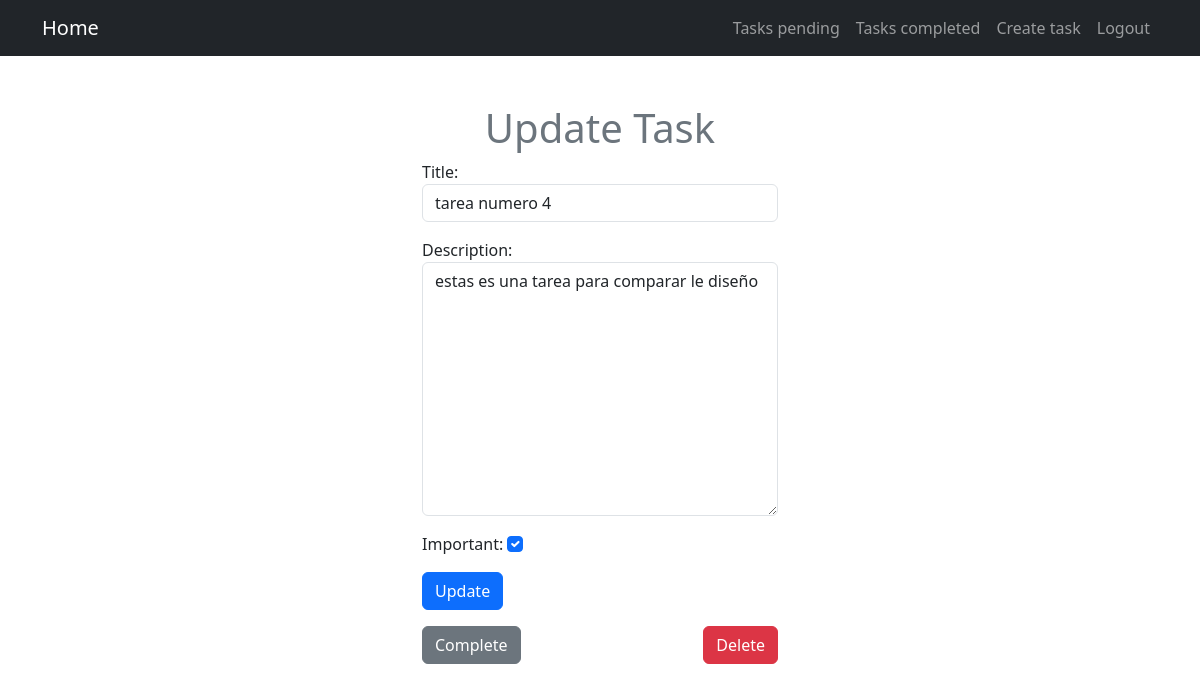
Screenshot of /tasks/7/ (signed in) with the database file from the repository.
### tasks/models.py (models this page shows, shortened)
class Task(models.Model):
    title = models.CharField(max_length=100)
    description = models.TextField(blank=True)
    created = models.DateTimeField(auto_now_add=True)
    datecompleated = models.DateTimeField(null=True, blank=True)
    important = models.BooleanField(default=False)
    user = models.ForeignKey(User, on_delete=models.CASCADE)

### tasks/views.py (the view, shortened to what this page needs)
# urls.py: path('tasks/<int:task_id>/', views.task_detail, name='task_detail'),
@login_required
def task_detail(request, task_id):
    if request.method == 'GET':
        task = get_object_or_404(Task, pk=task_id, user=request.user)
        form = TaskForm(instance=task)
        return render(request, 'task.html', {
            'task': task,
            'form': form
        })

### tasks/forms.py
class TaskForm(forms.ModelForm):
    class Meta:
        model = Task
        fields = ['title', 'description', 'important']
        widgets = {
            'title': forms.TextInput(attrs={'class': 'form-control', 'placeholder': 'Write a title'}),
            'description': forms.Textarea(attrs={'class': 'form-control', 'placeholder': 'Write a description'}),
            'important': forms.CheckboxInput(attrs={'class': 'form-check-input text-center'})
        }

### tasks/templates/task.html (shortened to what this page needs)
{% extends 'base.html' %}
{% block content %}
<main class="container">
    <div class="row">
        <div class="col-md-4 offset-md-4">
            <h1 class="text-secondary text-center mt-5">Update Task</h1>
            <form method="post">
                {{form.as_p}}
                <button class="btn btn-primary">
                    Update
                </button>
            </form>
            <div class="d-flex justify-content-between mt-3">
                <form action="{% url 'complete_task' task.id %}" method="post">
                    <button  class="btn btn-secondary">Complete</button>
                </form>
                <form action="{% url 'delete_task' task.id %}" method="post">
                    <button  class="btn btn-danger">Delete</button>
                </form>
            </div>
        </div>
    </div>
</main>
{% endblock %}

### rows the page displays
Task: title "tarea numero 4", description "estas es una tarea para comparar le diseño", important "☑"
